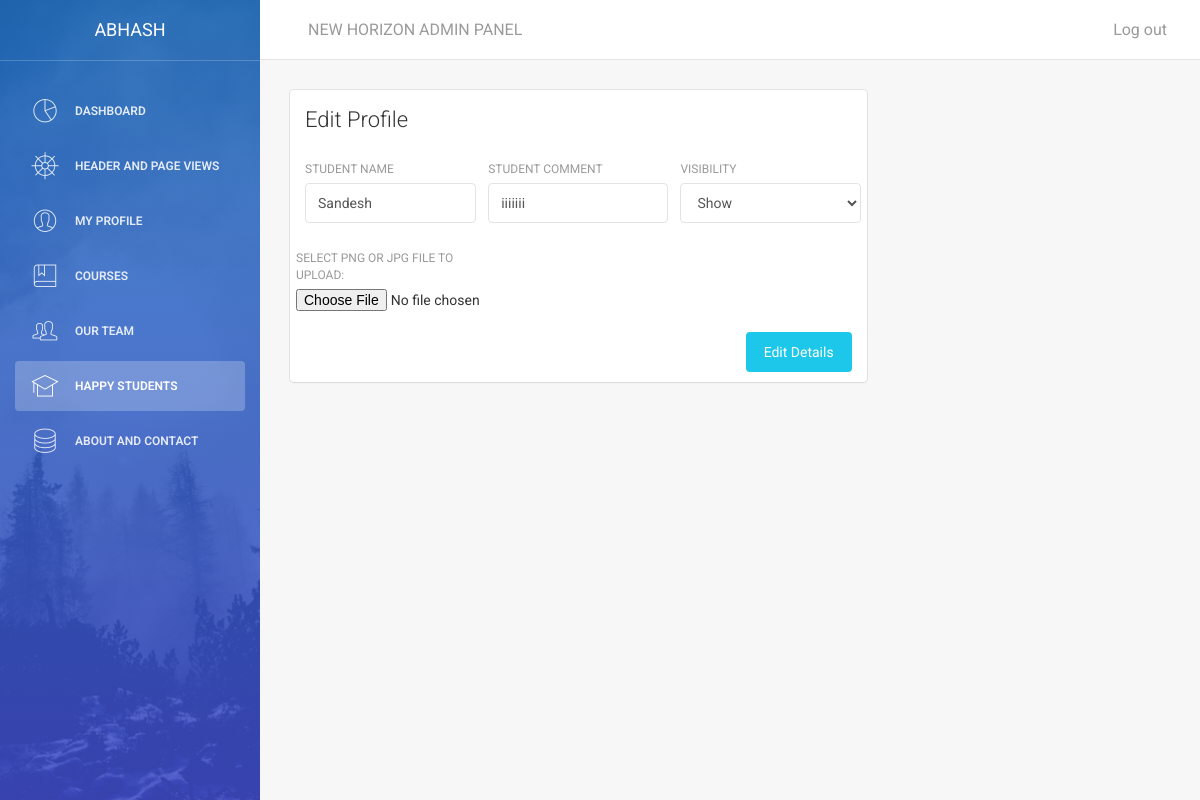
The page /admin/main.php?id=happy&h=hedit&hid=2 (signed in) on the database its author committed.
### tables this page shows
CREATE TABLE `happystudents` (
  `hid` int(11) NOT NULL,
  `hname` varchar(250) NOT NULL,
  `hcomment` varchar(250) NOT NULL,
  `himagename` text NOT NULL,
  `himagepath` text NOT NULL,
  `created` int(250) NOT NULL,
  `edited` int(250) NOT NULL,
  `status` tinyint(2) NOT NULL
);

### admin/class/aptech.dbConnect.php (called while the page is built, shortened)
<?php
class dbConnect
{
  public function __construct()
   {
     $this->db=new mysqli(DB_SERVER,DB_USER,DB_PASSWORD,DB_DATABASE);
   }
}
?>

### admin/class/class.happyStudent.php (the view, shortened to what this page needs)
<?php
include_once('aptech.dbConnect.php');
class happy extends dbConnect
{
  public function edithappy($id)
  {
    $sqledit="SELECT * FROM `happystudents` WHERE `hid`= $id";
    $result=mysqli_query($this->db,$sqledit);
    while($row=mysqli_fetch_array($result))
    {
      $hid=$row['hid'];
      $hname=$row['hname'];
      $hcomment=$row['hcomment'];
      $hstatus=$row['status'];
      if($hstatus==1)
      {
        $a=1;
        @$b="Show";
        $c=0;
        @$d="Dont Show";
      }
      else {
        $a=0;
        @$b="Dont Show";
        $c=1;
        @$d="Show";
      }
      echo'
      <div class="content">
      <div class="container-fluid">
      <div class="row">
      <div class="col-md-8">
      <div class="card">
      <div class="header">
      <h4 class="title">Edit Profile</h4>
      </div>
      <div class="content">
      <form method="post" action="main.php?id=happy&h=happy" enctype="multipart/form-data">
      <input type="hidden" value="'.$hid.'" name="hid">
      <div class="row">
      <div class="col-md-4">
      <div class="form-group">
      <label>Student Name</label>
      <input type="text" class="form-control" value="'.$hname.'" name="hname">
      </div>
      </div>
      <div class="col-md-4">
      <div class="form-group">
      <label>Student Comment</label>
      <input type="text" class="form-control" value="'.$hcomment.'" name="hcomment">
      </div>
      </div>
      <div class="col-md-4">
      <div class="form-group">
      <label for="sel1">Visibility</label>
      <select class="form-control" id="sel1" name="status">
      <option value="'.$a.'">'.$b.'</option>
      <option value="'.$c.'">'.$d.'</option>
      </select>
      </div>
      </div>
      <div class="col-md-4">
      <div class="form-group">
      <label>  Select png or jpg file to upload:</label>
      <input type="file" name="fileToUpload" id="fileToUpload">
      </div>
      </div>
      </div>
      <button type="submit" value="Upload Image" name="submit" class="btn btn-info btn-fill pull-right">Edit Details</button>
      <div class="clearfix"></div>
      </form>
      </div>
      </div>
      </div>
      </div>
      </div>
      </div>';
    }
  }
}
?>

### admin/assets/css/demo.css (style rules this page uses)
.title { margin-top: 30px; margin-bottom: 25px; min-height: 32px; }

### rows shown on the page
happystudents: hname "Sandesh", hcomment "iiiiiii", status "Show"

### other values the page prints
$_SESSION['uname'] "ABHASH"
